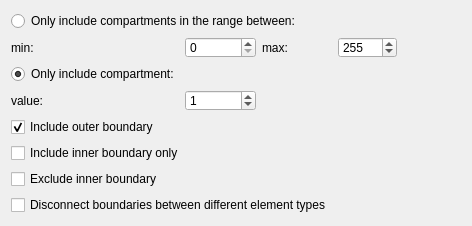
<?xml version="1.0" encoding="UTF-8"?>
<ui version="4.0">
 <class>GetDomainBoundary</class>
 <widget class="QDialog" name="GetDomainBoundary">
  <property name="geometry">
   <rect>
    <x>0</x>
    <y>0</y>
    <width>472</width>
    <height>226</height>
   </rect>
  </property>
  <property name="minimumSize">
   <size>
    <width>472</width>
    <height>226</height>
   </size>
  </property>
  <property name="windowTitle">
   <string>Dialog</string>
  </property>
  <layout class="QGridLayout" name="gridLayout">
   <item row="4" column="0" colspan="2">
    <widget class="QCheckBox" name="outerBoundaryCheckBox_">
     <property name="text">
      <string>Include outer boundary</string>
     </property>
     <property name="checked">
      <bool>true</bool>
     </property>
    </widget>
   </item>
   <item row="5" column="0" colspan="2">
    <widget class="QCheckBox" name="includeInnerBoundaryCheckBox_">
     <property name="text">
      <string>Include inner boundary only</string>
     </property>
    </widget>
   </item>
   <item row="6" column="0" colspan="2">
    <widget class="QCheckBox" name="excludeInnerBoundaryCheckBox_">
     <property name="text">
      <string>Exclude inner boundary</string>
     </property>
    </widget>
   </item>
   <item row="7" column="0" colspan="3">
    <widget class="QCheckBox" name="disconnectBoundariesCheckBox_">
     <property name="text">
      <string>Disconnect boundaries between different element types</string>
     </property>
    </widget>
   </item>
   <item row="1" column="0">
    <widget class="QLabel" name="label">
     <property name="text">
      <string>min:</string>
     </property>
    </widget>
   </item>
   <item row="3" column="0">
    <widget class="QLabel" name="label_3">
     <property name="text">
      <string>value:</string>
     </property>
    </widget>
   </item>
   <item row="1" column="2">
    <widget class="QLabel" name="label_2">
     <property name="text">
      <string>max:</string>
     </property>
    </widget>
   </item>
   <item row="0" column="0" colspan="5">
    <widget class="QRadioButton" name="compartmentsRangeRadioButton_">
     <property name="text">
      <string>Only include compartments in the range between:</string>
     </property>
     <property name="checked">
      <bool>false</bool>
     </property>
     <attribute name="buttonGroup">
      <string notr="true">buttonGroup</string>
     </attribute>
    </widget>
   </item>
   <item row="2" column="0">
    <widget class="QRadioButton" name="compartmentRadioButton_">
     <property name="text">
      <string>Only include compartment:</string>
     </property>
     <property name="checked">
      <bool>true</bool>
     </property>
     <attribute name="buttonGroup">
      <string notr="true">buttonGroup</string>
     </attribute>
    </widget>
   </item>
   <item row="1" column="1">
    <widget class="QSpinBox" name="minCompartmentSpinner_">
     <property name="maximum">
      <number>1000</number>
     </property>
    </widget>
   </item>
   <item row="1" column="3">
    <widget class="QSpinBox" name="maxCompartmentSpinner_">
     <property name="maximum">
      <number>1000</number>
     </property>
     <property name="value">
      <number>255</number>
     </property>
    </widget>
   </item>
   <item row="3" column="1">
    <widget class="QSpinBox" name="valueCompartmentSpinner_">
     <property name="maximum">
      <number>1000</number>
     </property>
     <property name="value">
      <number>1</number>
     </property>
    </widget>
   </item>
  </layout>
 </widget>
 <resources/>
 <connections/>
 <buttongroups>
  <buttongroup name="buttonGroup"/>
 </buttongroups>
</ui>
